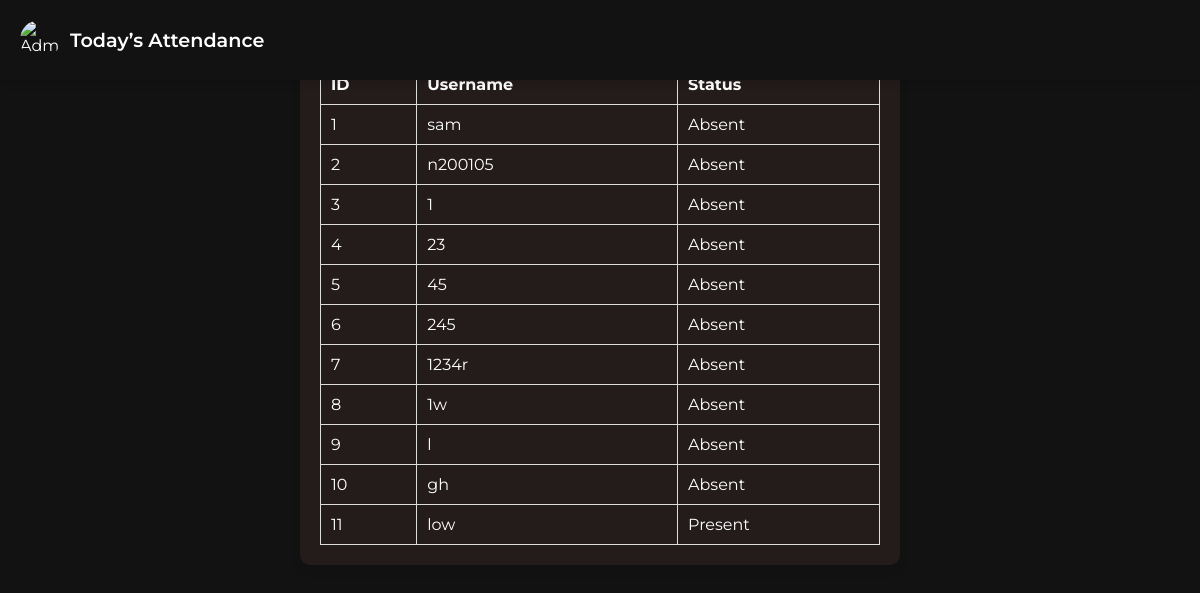
Page /attendance/ (signed in) on the committed database.
### main_auth/models.py (models this page shows, shortened)
class UserProfile(models.Model):
    username      = models.CharField(max_length=150, unique=True)
    smile_image   = models.ImageField(upload_to='user_images/')
    angry_image   = models.ImageField(upload_to='user_images/')

class Attendance(models.Model):
    STATUS_CHOICES = [
        ('present', 'Present'),
        ('absent',  'Absent'),
    ]
    user      = models.ForeignKey(UserProfile, on_delete=models.CASCADE)
    date      = models.DateField()
    status    = models.CharField(max_length=7, choices=STATUS_CHOICES)
    timestamp = models.DateTimeField(auto_now_add=True)
    class Meta:
        unique_together = ('user', 'date')
        ordering        = ['-date', 'user']

### main_auth/views.py (the view)
# urls.py: path('attendance/',     views.today_attendance, name='today_attendance'),
def today_attendance(request):
    if not request.session.get('is_admin'):
        return redirect("admin_login")
    today = timezone.now().astimezone(pytz.timezone("Asia/Kolkata")).date()
    profiles = UserProfile.objects.all().order_by("id")
    attendance_qs = Attendance.objects.filter(date=today)
    attendance_map = {att.user_id: att.status for att in attendance_qs}
    records = []
    for prof in profiles:
        status = attendance_map.get(prof.id, "absent")
        records.append({
            "id":       prof.id,
            "username": prof.username,
            "status":   status.title(),
        })
    return render(request, "attendance_list.html", {
        "records": records,
        "today":   today,
    })

### templates/attendance_list.html (shortened to what this page needs)
{% load static %}
<!DOCTYPE html>
<html lang="en">
<head>
  <link rel="stylesheet" href="{% static 'style.css' %}">
</head>
<body>
  <header>
    <div class="logo">
      <img src="{% static 'user_icon.png' %}" alt="Admin">
      <span>Today’s Attendance</span>
    </div>
  </header>
  <div class="container section" style="max-width:600px;">
    <h2>Attendance for {{ today }}</h2>
    <table>
      <thead>
        <tr>
          <th>ID</th>
          <th>Username</th>
          <th>Status</th>
        </tr>
      </thead>
      <tbody>
        {% for rec in records %}
        <tr>
          <td>{{ rec.id }}</td>
          <td>{{ rec.username }}</td>
          <td>{{ rec.status }}</td>
        </tr>
        {% endfor %}
      </tbody>
    </table>
  </div>
</body>
</html>

### main_auth/static/style.css (style rules this page uses)
* { box-sizing: border-box; margin: 0; padding: 0; }
body { font-family: 'Montserrat', sans-serif; background-color: #121212; color: #fff; min-height: 100vh; padding: 0; margin: 0; }
header { position: fixed; top: 0; left: 0; width: 100%; padding: 20px; background: #121212; background-image: url('path/to/your/grid-image.png'); background-size: 20px 20px; background-repeat: repeat; display: flex; align-items: center; justify-content: space-between; z-index: 1000; box-shadow: 0 4px 6px rgba(0, 0, 0, 0.1); }
header .logo { display: flex; align-items: center; }
header .logo img { width: 40px; height: 40px; border-radius: 50%; margin-right: 10px; }
header .logo span { font-weight: 600; font-size: 1.2rem; }
.container { max-width: 1000px; margin: auto; padding: 20px; }
.section { background: rgba(40, 29, 29, 0.8); border-radius: 10px; padding: 20px; box-shadow: 0 4px 12px rgba(0,0,0,0.07); }
.section h2 { margin-bottom: 15px; font-weight: 600; color: #444; }
table { width: 100%; border-collapse: collapse; margin-top: 15px; }
table th, table td { border: 1px solid #ddd; padding: 10px; text-align: left; }

### rows in the picture
UserProfile: username "sam"
UserProfile: username "n200105"
UserProfile: username "23"
UserProfile: username "45"
UserProfile: username "245"
UserProfile: username "1234r"
UserProfile: username "1w"
UserProfile: username "gh"
Attendance: id "11", username "low", status "Present"

### other values in the picture
{{ rec.id }} "1" "2" "3" "4" "5" "6" "7" "8" "9" "10"
{{ rec.status }} "Absent" "Absent" "Absent" "Absent" "Absent" "Absent" "Absent" "Absent" "Absent" "Absent"
{{ rec.username }} "1" "l"
